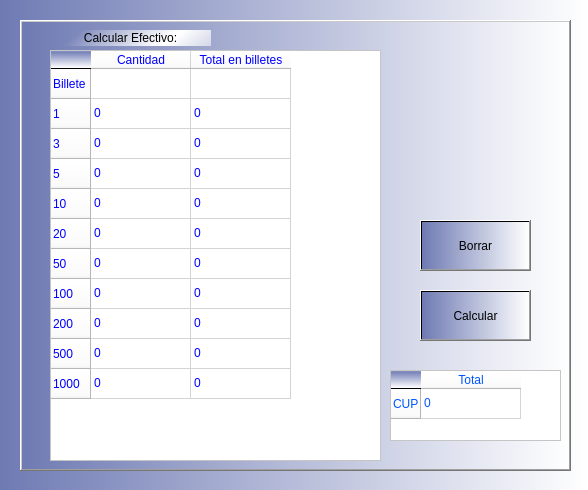
<?xml version="1.0" encoding="UTF-8"?>
<ui version="4.0">
 <class>calculateForm</class>
 <widget class="QWidget" name="calculateForm">
  <property name="geometry">
   <rect>
    <x>0</x>
    <y>0</y>
    <width>588</width>
    <height>490</height>
   </rect>
  </property>
  <property name="sizePolicy">
   <sizepolicy hsizetype="Maximum" vsizetype="Maximum">
    <horstretch>0</horstretch>
    <verstretch>0</verstretch>
   </sizepolicy>
  </property>
  <property name="windowTitle">
   <string>Form</string>
  </property>
  <property name="styleSheet">
   <string notr="true">background-color: qlineargradient(spread:reflect, x1:0, y1:0, x2:1, y2:0, stop:0 rgba(110, 122, 179, 255), stop:1 rgba(255, 255, 255, 255));</string>
  </property>
  <widget class="QFrame" name="frame">
   <property name="geometry">
    <rect>
     <x>20</x>
     <y>20</y>
     <width>551</width>
     <height>451</height>
    </rect>
   </property>
   <property name="styleSheet">
    <string notr="true">background-color: qlineargradient(spread:reflect, x1:0, y1:0, x2:1, y2:0, stop:0 rgba(110, 122, 179, 255), stop:1 rgba(255, 255, 255, 255));</string>
   </property>
   <property name="frameShape">
    <enum>QFrame::WinPanel</enum>
   </property>
   <property name="frameShadow">
    <enum>QFrame::Raised</enum>
   </property>
   <widget class="QTableWidget" name="cTable">
    <property name="geometry">
     <rect>
      <x>30</x>
      <y>30</y>
      <width>331</width>
      <height>411</height>
     </rect>
    </property>
    <property name="styleSheet">
     <string notr="true">background-color: rgb(255, 255, 255);
color: rgb(0, 0, 255);</string>
    </property>
    <property name="gridStyle">
     <enum>Qt::SolidLine</enum>
    </property>
    <row>
     <property name="text">
      <string>Billete</string>
     </property>
    </row>
    <row>
     <property name="text">
      <string>1</string>
     </property>
    </row>
    <row>
     <property name="text">
      <string>3</string>
     </property>
    </row>
    <row>
     <property name="text">
      <string>5</string>
     </property>
    </row>
    <row>
     <property name="text">
      <string>10</string>
     </property>
    </row>
    <row>
     <property name="text">
      <string>20</string>
     </property>
    </row>
    <row>
     <property name="text">
      <string>50</string>
     </property>
    </row>
    <row>
     <property name="text">
      <string>100</string>
     </property>
    </row>
    <row>
     <property name="text">
      <string>200</string>
     </property>
    </row>
    <row>
     <property name="text">
      <string>500</string>
     </property>
    </row>
    <row>
     <property name="text">
      <string>1000</string>
     </property>
    </row>
    <column>
     <property name="text">
      <string>Cantidad</string>
     </property>
    </column>
    <column>
     <property name="text">
      <string>Total en billetes</string>
     </property>
    </column>
    <item row="0" column="0">
     <property name="text">
      <string/>
     </property>
     <property name="flags">
      <set>NoItemFlags</set>
     </property>
    </item>
    <item row="0" column="1">
     <property name="text">
      <string/>
     </property>
     <property name="flags">
      <set>NoItemFlags</set>
     </property>
    </item>
    <item row="1" column="0">
     <property name="text">
      <string>0</string>
     </property>
    </item>
    <item row="1" column="1">
     <property name="text">
      <string>0</string>
     </property>
    </item>
    <item row="2" column="0">
     <property name="text">
      <string>0</string>
     </property>
    </item>
    <item row="2" column="1">
     <property name="text">
      <string>0</string>
     </property>
    </item>
    <item row="3" column="0">
     <property name="text">
      <string>0</string>
     </property>
    </item>
    <item row="3" column="1">
     <property name="text">
      <string>0</string>
     </property>
    </item>
    <item row="4" column="0">
     <property name="text">
      <string>0</string>
     </property>
    </item>
    <item row="4" column="1">
     <property name="text">
      <string>0</string>
     </property>
    </item>
    <item row="5" column="0">
     <property name="text">
      <string>0</string>
     </property>
    </item>
    <item row="5" column="1">
     <property name="text">
      <string>0</string>
     </property>
    </item>
    <item row="6" column="0">
     <property name="text">
      <string>0</string>
     </property>
    </item>
    <item row="6" column="1">
     <property name="text">
      <string>0</string>
     </property>
    </item>
    <item row="7" column="0">
     <property name="text">
      <string>0</string>
     </property>
    </item>
    <item row="7" column="1">
     <property name="text">
      <string>0</string>
     </property>
    </item>
    <item row="8" column="0">
     <property name="text">
      <string>0</string>
     </property>
    </item>
    <item row="8" column="1">
     <property name="text">
      <string>0</string>
     </property>
    </item>
    <item row="9" column="0">
     <property name="text">
      <string>0</string>
     </property>
    </item>
    <item row="9" column="1">
     <property name="text">
      <string>0</string>
     </property>
    </item>
    <item row="10" column="0">
     <property name="text">
      <string>0</string>
     </property>
    </item>
    <item row="10" column="1">
     <property name="text">
      <string>0</string>
     </property>
    </item>
   </widget>
   <widget class="QTableWidget" name="cTotal_table">
    <property name="geometry">
     <rect>
      <x>370</x>
      <y>350</y>
      <width>171</width>
      <height>71</height>
     </rect>
    </property>
    <property name="styleSheet">
     <string notr="true">background-color: rgb(255, 255, 255);
color: rgb(0, 85, 255);</string>
    </property>
    <row>
     <property name="text">
      <string>CUP</string>
     </property>
    </row>
    <column>
     <property name="text">
      <string>Total</string>
     </property>
    </column>
    <item row="0" column="0">
     <property name="text">
      <string>0</string>
     </property>
    </item>
   </widget>
   <widget class="QPushButton" name="cDelete_button">
    <property name="geometry">
     <rect>
      <x>400</x>
      <y>200</y>
      <width>111</width>
      <height>51</height>
     </rect>
    </property>
    <property name="styleSheet">
     <string notr="true">background-color: qlineargradient(spread:reflect, x1:0, y1:0, x2:1, y2:0, stop:0 rgba(110, 122, 179, 255), stop:1 rgba(255, 255, 255, 255));</string>
    </property>
    <property name="text">
     <string>Borrar</string>
    </property>
   </widget>
   <widget class="QPushButton" name="cCalculate_button">
    <property name="geometry">
     <rect>
      <x>400</x>
      <y>270</y>
      <width>111</width>
      <height>51</height>
     </rect>
    </property>
    <property name="styleSheet">
     <string notr="true">background-color: qlineargradient(spread:reflect, x1:0, y1:0, x2:1, y2:0, stop:0 rgba(110, 122, 179, 255), stop:1 rgba(255, 255, 255, 255));</string>
    </property>
    <property name="text">
     <string>Calcular</string>
    </property>
   </widget>
   <widget class="QLabel" name="label">
    <property name="geometry">
     <rect>
      <x>30</x>
      <y>10</y>
      <width>161</width>
      <height>16</height>
     </rect>
    </property>
    <property name="styleSheet">
     <string notr="true">font: 63 11pt &quot;Open Sans Semibold&quot;;

background-color: qlineargradient(spread:reflect, x1:0.035, y1:0, x2:0.806, y2:0.091, stop:0.20398 rgba(110, 122, 179, 0), stop:0.975124 rgba(255, 255, 255, 255));</string>
    </property>
    <property name="text">
     <string>Calcular Efectivo:</string>
    </property>
    <property name="alignment">
     <set>Qt::AlignCenter</set>
    </property>
   </widget>
  </widget>
 </widget>
 <resources/>
 <connections/>
</ui>
